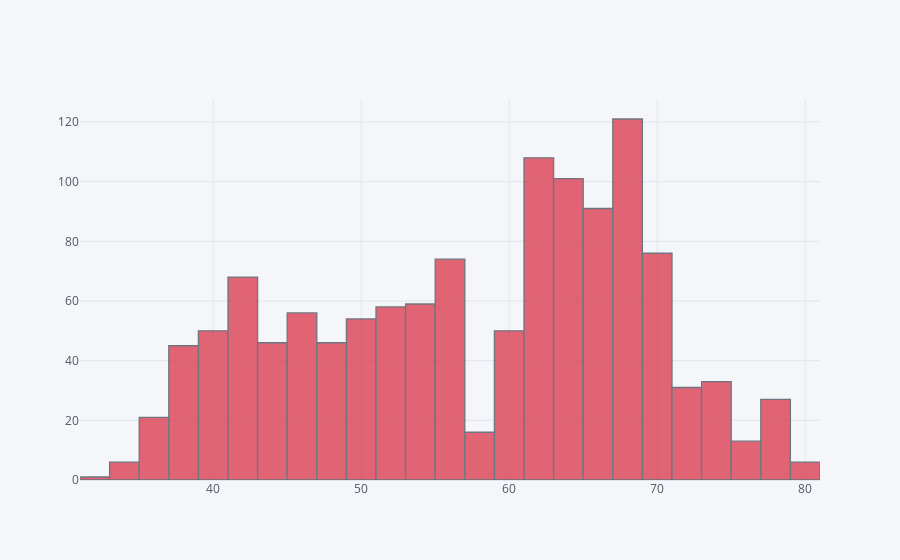

Notebook code for this chart:
### Code cell
C['Close'].iplot(kind='hist', color='red')

### Figure 1 — Plotly figure (JSON) as saved in the notebook; plotly's stock layout.template omitted (floating-point values rounded to 4 significant figures; data arrays with more than 128 entries replaced by an {"elided": "..."} marker saying what was removed)
{"data": [{"histfunc": "count", "histnorm": "", "marker": {"color": "rgba(219, 64, 82, 1.0)", "line": {"color": "#4D5663", "width": 1.3}}, "name": "Close", "opacity": 0.8, "orientation": "v", "type": "histogram", "x": {"elided": "1257 float values"}}], "layout": {"barmode": "overlay", "legend": {"bgcolor": "#F5F6F9", "font": {"color": "#4D5663"}}, "paper_bgcolor": "#F5F6F9", "plot_bgcolor": "#F5F6F9", "title": {"font": {"color": "#4D5663"}}, "xaxis": {"gridcolor": "#E1E5ED", "showgrid": true, "tickfont": {"color": "#4D5663"}, "title": {"font": {"color": "#4D5663"}, "text": ""}, "zerolinecolor": "#E1E5ED"}, "yaxis": {"gridcolor": "#E1E5ED", "showgrid": true, "tickfont": {"color": "#4D5663"}, "title": {"font": {"color": "#4D5663"}, "text": ""}, "zerolinecolor": "#E1E5ED"}}}
